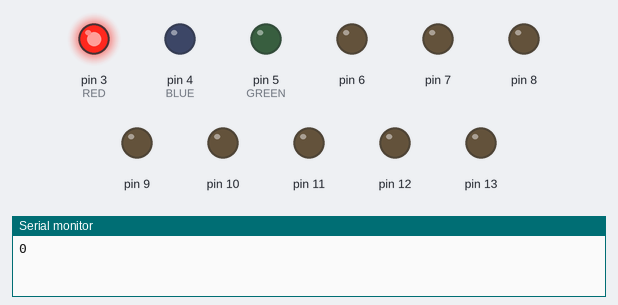
A sketch run on a simulated Arduino Uno, built with avr-gcc and run on an emulated ATmega328P. Shown: output pins drawn as LEDs (lit = HIGH), the last lines printed to the serial monitor.

Above: at 0.05 s.
At 5.05 s:
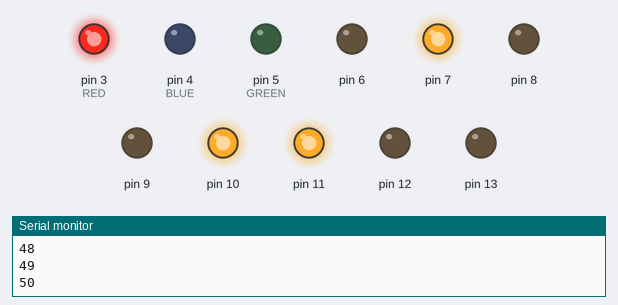
At 10.06 s:
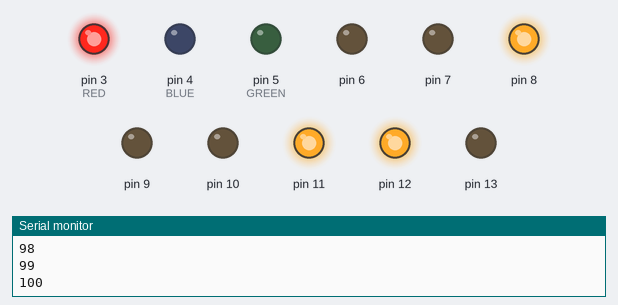
At 19.99 s:
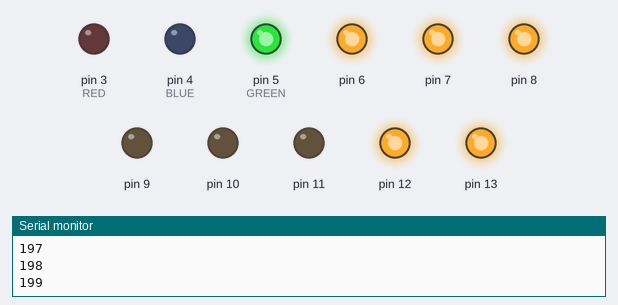
At 29.91 s:
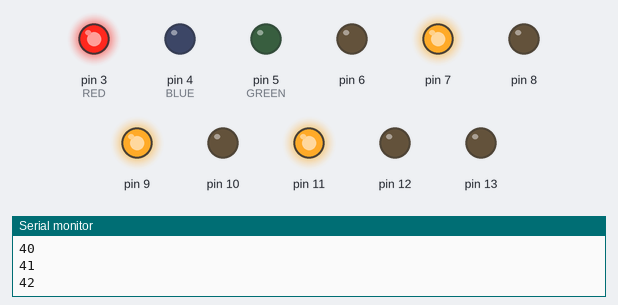
At 39.94 s:
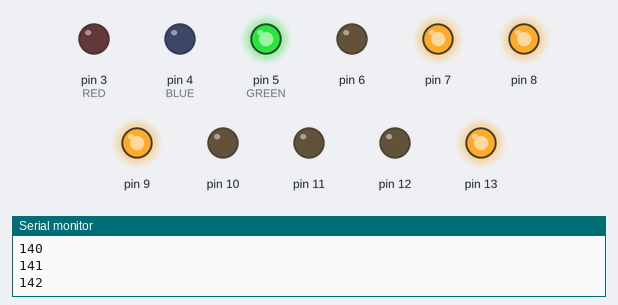
Timing chart, 0 to 40.0 s (numbered marks = the images above):
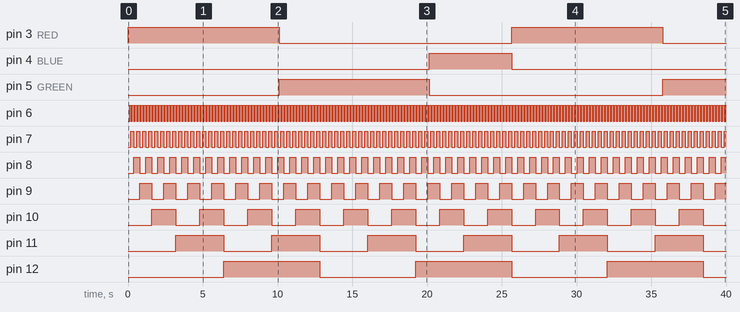

Measured:
- by itself, pin 3 (RED): alternates HIGH for 10.1 s and LOW for 15.5 s
- by itself, pin 4 (BLUE): LOW → HIGH at 20.1 s, → LOW 5.5 s later
- by itself, pin 5 (GREEN): LOW → HIGH at 10.1 s, → LOW 10.0 s later, → HIGH 15.6 s later
- by itself, pin 6: alternates HIGH for 0.10 s and LOW for 0.10 s
- by itself, pin 7: alternates HIGH for 0.20 s and LOW for 0.20 s
- by itself, pin 8: alternates HIGH for 0.40 s and LOW for 0.40 s
- by itself, pin 9: alternates HIGH for 0.80 s and LOW for 0.80 s
- by itself, pin 10: alternates HIGH for 1.6 s and LOW for 1.6 s

The sketch:

exe2.5.ino
```cpp
byte count=0;
byte const BLUE=4, RED=3, GREEN=5;

void setup(){
  Serial.begin(9600);
  for (int pin=3;pin<=13;pin++)
  	pinMode(pin, OUTPUT);
}

void loop(){
  genLEDBin(count, 6);

  digitalWrite(RED,(count<=100));
  digitalWrite(GREEN,((count>=101) && (count<=200)));
  digitalWrite(BLUE,(count>=201));

  Serial.println(count);
  count=count+1;
  delay(100);
}

void genLEDBin(byte count, byte LEDoffset){
  for (int digit=0;digit<8;digit++)
    digitalWrite(LEDoffset+digit,(count>>digit)&1);
  //return;
}
```
